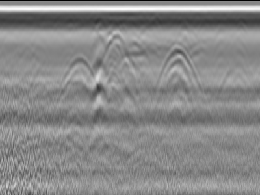
%> input picture img1.png, 260 x 195 px, shrunk from 400 x 300 before the run
$ octave run_example.m   (GNU Octave 9; MATLAB toolbox functions it lacks are replaced by stand-ins)
%> lines starting %> are read from the running program, lines starting %| are printed output that depends on the picture; in (x1, y1, x2, y2) boxes, pixels count from 0 and x2, y2 are one past the last pixel; in counts of white or black regions, pixels touching at a corner belong together; the program's own positions count from 1
%> further down, real_im is the input picture: size 195x260 uint16; min 4, max 60889, mean 32675.7
### c3_algorithms/c3_hyperbola_fitting.m
function output = c3_hyperbola_fitting(real_im)
% This file presents the c3_algorithm for detecting and fitting hypobola
% form Ground Penetrating Radar (GPR) B-scan images.

% real_im is a greyscale GPR image
% output is a structure storing the (x, y) coordinates of all fitted hyperbolae

% Plese cite the following article if you are using this code in your work:
%   Dou Q, Wei L, Magee D, Cohn A. 2017.
%   Real-Time Hyperbola Recognition and Fitting in GPR Data.
%   IEEE Transactions on Geoscience and Remote Sensing. 51-62 55.1

close all

real_im = double(real_im);
%> real_im: size 195x260 double

tic
% Step 1: region clustering using C3 alorithm
[xx, yy, xxx, yyy] = column_connection_clustering_v2(real_im,0.25, 2, 1, 0.1);
x = -ones(3,length(xx));

% Step 2: fitting hyperbola
% Extract the ncc value of detected clusters w.r.t. a predefined hyperbola
for i = 1:size(yyy,1)
    [dy1, dy2, ~, ~] = ncc_values_v2(xxx{i,1},yyy{i,1});
    x(1,i) = dy1;
    x(2,i) = dy2;
end

% Change the values of y coordinates into negative
for i = 1:size(yy,1)
    yy{i,1} = -yy{i,1};
    yyy{i,1} = -yyy{i,1};
end

% Load the trained Neural Network hyperbola variables of v and w
load('trained_vectors.mat')
y = -ones(size(x));
vv = v*x;
y(1:2,:) = 2./(1 + exp(-vv)) - 1;
out_put = 2./(1 + exp(-w*y)) - 1;

subplot(2,3,6);
imagesc(real_im);
colormap gray(256);
title("Final results")

output = {};
ind_plus = find(out_put > 0);
if ~isempty(ind_plus)
    ind_plus = find(out_put > 0);
    xxx = xxx(ind_plus);
    xx = xx(ind_plus);
    yyy = yyy(ind_plus);
    yy = yy(ind_plus);
    out_v = cluster_cleaning(xx, yy);
    out_v = logical(out_v);
    xxx = xxx(out_v);
    xx = xx(out_v);
    yyy = yyy(out_v);
    yy = yy(out_v);

    for i=1:size(xx,1)
        for j=1:length(xx{i,1})
            im_regions(-yy{i,1}(j), xx{i,1}(j))=255;
        end
        subplot(2, 3, 5);
        imagesc(im_regions);
        colormap gray(256);axis off;
        title('Hyperbola-like regions');
        % Fitting
        subplot(2, 3, 6); hold on;
        [a, b, xc, yc,a_ini, b_ini, xc_ini, yc_ini] = G_N_hyperbola_fitting_v2(xxx{i,1}, yyy{i,1}, 5);
        if ~isreal(a) || ~isreal(b) || a<0 || b<0 || a==inf || b==inf || isnan(a) || isnan(b)
            a = a_ini;
            b = b_ini;
            yc = yc_ini;
            xc = xc_ini;
        end
        if a < 1
            continue
        end
        h_interval = max(abs(xc-xxx{i,1}(1)),abs(xc-xxx{i,1}(end)));
        xs = (xc-h_interval-2):(xc+h_interval+2);
        ys = -a*sqrt(1+(xs-xc).^2/b^2)+yc;
        output(i).xs = xs;
        output(i).ys = ys;
        plot(xs, -ys, 'b-', 'linewidth', 2);
        drawnow
    end
end

### c3_algorithms/column_connection_clustering_v2.m
function [xx, yy, xxx, yyy, time] = column_connection_clustering_v2( ...
    real_im, edge_thre, len_cs, len_se, ratio)
%> called with edge_thre = 0.25, len_cs = 2, len_se = 1, ratio = 0.1
% This function is used to detect hyperbola regions in an image.
% real_im is the input image
% edge_thre is the threshold value used in detecting edges from the
% input image with Canny method
% len_cs is the minimum number of elements in a column segment
% len_se is the minimum number of same elements between two column segments

% xx contains the x-coordinates of the clusters
% yy contains the y-coordinates of the clusters
% xxx contains the x-coordinates of the central string of clusters
% yyy contains the y-coordinates of the central string of clusters


tic
% Detect edges
s_real_im = conv2(real_im, 1/25*ones(5,5),'same');
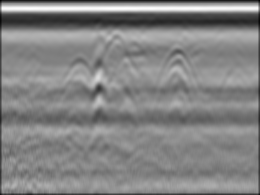
%> s_real_im: size 195x260 double; min 7776.8, max 55293.1, mean 32398.3; drawn with min black and max white
mea = mean(s_real_im,2);
%> mea = 195 values, max 54281.1 at index 9, min 12888.8 at index 1, mean 32398.3
s_real_im = s_real_im - repmat(mea, 1, size(s_real_im, 2));
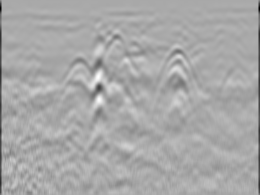
%> s_real_im: size 195x260 double; min -22037.3, max 11309.8, mean 0; drawn with min black and max white
ed = edge(s_real_im, 'canny', edge_thre);
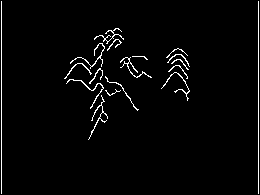
%> ed: size 195x260 logical; 2.6% white in thin lines or dots
ed_im = ed.*s_real_im;
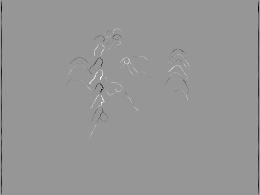
%> ed_im: size 195x260 double; min -11296.6, max 7834.6, mean -43.9; drawn with min black and max white

% Identify bright areas
max_v = max(max(ed_im));
%> max_v = 7834.6
ind = ed_im>max_v*ratio;
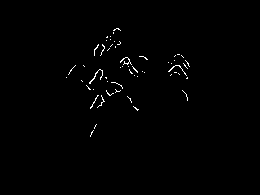
%> ind: size 195x260 logical; 0.73% white in thin lines or dots, all inside (x1, y1, x2, y2) = (66, 28, 190, 137)
thre = sum(sum(s_real_im.*ind))/sum(sum(ind));
%> thre = 2091.2
im_thre = s_real_im>thre;
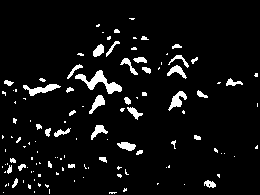
%> im_thre: size 195x260 logical; 6.1% white; 122 white regions (83 under 20 px), largest, box (x1, y1, x2, y2) and area: (75, 70, 122, 94) 389, (23, 84, 61, 96) 200, (168, 91, 187, 111) 165

% Scan the thresholded image to find clusters
[xx, yy, xxx, yyy]=scan_columns_ltor(im_thre, len_cs, len_se);

xx_1 = [];
yy_1 = [];
xxx_1 = [];
yyy_1 = [];
for i = 1:size(xxx,1)
    integ = 0;
    if length(xxx{i,1})>11
        for j = 2:length(xxx{i,1})
            integ = integ + sqrt((yyy{i,1}(j) - yyy{i,1}(j-1))^2 + 1);
        end
        if length(xx{i,1})/integ^2 < 0.3
            num_row = size(xx_1,1);
            xx_1{num_row+1,1} = xx{i,1};
            yy_1{num_row+1,1} = yy{i,1};
            xxx_1{num_row+1,1} = xxx{i,1};
            yyy_1{num_row+1,1} = yyy{i,1};
        end
    end
end

xx = [];
yy = [];
xxx = [];
yyy = [];
for i = 1:size(xxx_1,1)
    num_row = size(xx,1);
    xx{num_row+1,1} = xx_1{i,1};
    yy{num_row+1,1} = yy_1{i,1};
    xxx{num_row+1,1} = xxx_1{i,1};
    yyy{num_row+1,1} = yyy_1{i,1};
    yyys = smooth(yyy_1{i,1});
    grad = diff(yyys);
    angles = zeros(size(grad));
    IND = abs(grad)<=1e-6;
    angles(IND) = pi/2;
    IND = find(abs(grad)>1e-6);
    for j = 1:length(IND)
        if grad(IND(j))<0
            angles(IND(j)) = -atan(1/grad(IND(j)));
        else
            angles(IND(j)) = pi-atan(1/grad(IND(j)));
        end
    end
    d_angles = angles(2:end) - angles(1:end-1);
    IND = find(d_angles<-pi/18);
    if ~isempty(IND)
        for k = 1:length(IND)+1
            if k == 1
                INDX = xx_1{i,1}<xxx_1{i,1}(IND(k))+1;

                num_row = size(xx,1);
                xx{num_row+1,1} = xx_1{i,1}(INDX);
                yy{num_row+1,1} = yy_1{i,1}(INDX);
                xxx{num_row+1,1} = xxx_1{i,1}(1:IND(k));
                yyy{num_row+1,1} = yyy_1{i,1}(1:IND(k));
            elseif k>1 && k<length(IND)+1
                INDX = xx_1{i,1}>xxx_1{i,1}(IND(k-1)) & xx_1{i,1}<xxx_1{i,1}(IND(k))+1;

                num_row = size(xx,1);
                xx{num_row+1,1} = xx_1{i,1}(INDX);
                yy{num_row+1,1} = yy_1{i,1}(INDX);
                xxx{num_row+1,1} = xxx_1{i,1}(IND(k-1)+1:IND(k));
                yyy{num_row+1,1} = yyy_1{i,1}(IND(k-1)+1:IND(k));
            else
                INDX = xx_1{i,1}>xxx_1{i,1}(IND(k-1));
                num_row = size(xx,1);
                xx{num_row+1,1} = xx_1{i,1}(INDX);
                yy{num_row+1,1} = yy_1{i,1}(INDX);
                xxx{num_row+1,1} = xxx_1{i,1}(IND(k-1)+1:end);
                yyy{num_row+1,1} = yyy_1{i,1}(IND(k-1)+1:end);
            end
        end
    end
end
xx_1 = [];
yy_1 = [];
xxx_1 = [];
yyy_1 = [];
for i = 1:size(xxx,1)
    if length(xxx{i,1})>11
        integ = sum(sqrt((yyy{i,1}(2:end)-yyy{i,1}(1:end-1)).^2+ones(1,length(yyy{i,1})-1)));

        if length(xx{i,1})/integ^2 < 0.3 && min(yyy{i,1})~=yyy{i,1}(1) && min(yyy{i,1})~=yyy{i,1}(end)
            num_row = size(xx_1,1);
            xx_1{num_row+1,1} = xx{i,1};
            yy_1{num_row+1,1} = yy{i,1};
            xxx_1{num_row+1,1} = xxx{i,1};
            yyy_1{num_row+1,1} = yyy{i,1};
        elseif length(xx{i,1})/integ^2 < 0.3 && min(yyy{i,1})==yyy{i,1}(1)
            yyys = smooth(yyy{i,1});
            if yyys(1)+yyys(3)-2*yyys(2)<0
                num_row = size(xx_1,1);
                xx_1{num_row+1,1} = xx{i,1};
                yy_1{num_row+1,1} = yy{i,1};
                xxx_1{num_row+1,1} = xxx{i,1};
                yyy_1{num_row+1,1} = yyy{i,1};
            end
        elseif length(xx{i,1})/integ^2 < 0.3 && min(yyy{i,1})==yyy{i,1}(end)
            yyys = smooth(yyy{i,1});
            if yyys(end)+yyys(end-2)-2*yyys(end-1)<0
                num_row = size(xx_1,1);
                xx_1{num_row+1,1} = xx{i,1};
                yy_1{num_row+1,1} = yy{i,1};
                xxx_1{num_row+1,1} = xxx{i,1};
                yyy_1{num_row+1,1} = yyy{i,1};
            end
        end
    end
end
xx = xx_1;
yy = yy_1;
xxx = xxx_1;
yyy = yyy_1;
cleaned_im = zeros(size(real_im));
for i = 1:size(xx,1)
    for j = 1:length(xx{i})
        cleaned_im(yy{i}(j),xx{i}(j)) = 1;
    end
end
time = toc;

% Display the input image
subplot(2,3,1);
imagesc(real_im)
colormap gray(256);
title('Input Image');

% Display processed images
subplot(2, 3, 2);
imagesc(s_real_im)
colormap gray(256);
title('After pre-processing');

subplot(2, 3, 3);
imagesc(im_thre);
title('After Thresholding');

subplot(2,3,4);
imagesc(cleaned_im);
title('Output of C3 algorithm');

### c3_algorithms/scan_columns_ltor.m
function [xx, yy, xxx, yyy]=scan_columns_ltor(im_thre, len_cs, len_se)
%> called with len_cs = 2, len_se = 1
% This function scans the thresholded images column by column to find the
% clusters.
% len_cs is the minimun number of elements in a column segment
% len_se is the minimum number of same elements between two column segments


[y,x] = find(im_thre);
%> y = 3076 values from 19 to 194; x = 3076 values from 3 to 258
%> (the rest of the program and of its run is left out)
